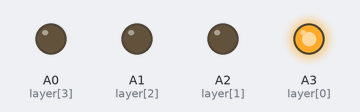
A sketch run on a simulated Arduino Uno, built with avr-gcc and run on an emulated ATmega328P. On the bench: output pins drawn as LEDs (lit = HIGH). Pins used as bus, display or sensor lines are not drawn.

Above: at 0.1 s.
At 1.7 s:
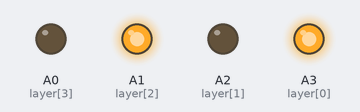
Timing chart, 0 to 3.2 s (numbered marks = the images above):
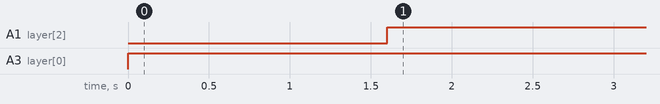

The sketch:

F8MCBGAHXDPG8Y6.ino
```cpp
  int column[16]={13,12,11,10,9,8,7,6,5,4,3,2,1,0,A5,A4};
  int layer[4]={A3,A2,A1,A0};
  int time = 250;

void setup()
{
  for(int i = 0; i<16; i++)
  {
    pinMode(column[i], OUTPUT);
  }
  for(int i = 0; i<4; i++)
  {
    pinMode(layer[i], OUTPUT);
  }
  randomSeed(analogRead(10));
}

void loop()
{
	test();
}

void test()
{

//for layer 0//////////////////////
digitalWrite(layer[0], HIGH);
for(int i=0; i<16; i++){
    digitalWrite(column[i], HIGH);
}
digitalWrite(column[15], LOW);
delay(100);

for(int i=0; i<16; i++){
    digitalWrite(column[i], HIGH);
}
digitalWrite(column[11], LOW);
digitalWrite(column[15], LOW);

delay(100);

for(int i=0; i<16; i++){
    digitalWrite(column[i], HIGH);
}
digitalWrite(column[11], LOW);
digitalWrite(column[14], LOW);
digitalWrite(column[15], LOW);

delay(100);

for(int i=0; i<16; i++){
    digitalWrite(column[i], HIGH);
}
digitalWrite(column[11], LOW);
digitalWrite(column[14], LOW);
digitalWrite(column[15], LOW);
digitalWrite(column[13], LOW);
delay(100);

for(int i=0; i<16; i++){
    digitalWrite(column[i], HIGH);
}
digitalWrite(column[11], LOW);
digitalWrite(column[14], LOW);
digitalWrite(column[15], LOW);
digitalWrite(column[13], LOW);
digitalWrite(column[10], LOW);
delay(100);

for(int i=0; i<16; i++){
    digitalWrite(column[i], HIGH);
}
digitalWrite(column[11], LOW);
digitalWrite(column[14], LOW);
digitalWrite(column[15], LOW);
digitalWrite(column[13], LOW);
digitalWrite(column[10], LOW);
digitalWrite(column[7], LOW);

delay(100);

for(int i=0; i<16; i++){
    digitalWrite(column[i], HIGH);
}
digitalWrite(column[11], LOW);
digitalWrite(column[14], LOW);
digitalWrite(column[15], LOW);
digitalWrite(column[13], LOW);
digitalWrite(column[10], LOW);
digitalWrite(column[7], LOW);
digitalWrite(column[3], LOW);


delay(100);

for(int i=0; i<16; i++){
    digitalWrite(column[i], HIGH);
}
digitalWrite(column[11], LOW);
digitalWrite(column[14], LOW);
digitalWrite(column[15], LOW);
digitalWrite(column[13], LOW);
digitalWrite(column[10], LOW);
digitalWrite(column[7], LOW);
digitalWrite(column[3], LOW);
digitalWrite(column[6], LOW);
delay(100);

for(int i=0; i<16; i++){
    digitalWrite(column[i], HIGH);
}
digitalWrite(column[11], LOW);
digitalWrite(column[14], LOW);
digitalWrite(column[15], LOW);
digitalWrite(column[13], LOW);
digitalWrite(column[10], LOW);
digitalWrite(column[7], LOW);
digitalWrite(column[3], LOW);
digitalWrite(column[6], LOW);
digitalWrite(column[9], LOW);
delay(100);

for(int i=0; i<16; i++){
    digitalWrite(column[i], HIGH);
}
digitalWrite(column[11], LOW);
digitalWrite(column[14], LOW);
digitalWrite(column[15], LOW);
digitalWrite(column[13], LOW);
digitalWrite(column[10], LOW);
digitalWrite(column[7], LOW);
digitalWrite(column[3], LOW);
digitalWrite(column[6], LOW);
digitalWrite(column[9], LOW);
digitalWrite(column[12], LOW);
delay(100);

for(int i=0; i<16; i++){
    digitalWrite(column[i], HIGH);
}
digitalWrite(column[11], LOW);
digitalWrite(column[14], LOW);
digitalWrite(column[15], LOW);
digitalWrite(column[13], LOW);
digitalWrite(column[10], LOW);
digitalWrite(column[7], LOW);
digitalWrite(column[3], LOW);
digitalWrite(column[6], LOW);
digitalWrite(column[9], LOW);
digitalWrite(column[12], LOW);
digitalWrite(column[8], LOW);
delay(100);

for(int i=0; i<16; i++){
    digitalWrite(column[i], HIGH);
}
digitalWrite(column[11], LOW);
digitalWrite(column[14], LOW);
digitalWrite(column[15], LOW);
digitalWrite(column[13], LOW);
digitalWrite(column[10], LOW);
digitalWrite(column[7], LOW);
digitalWrite(column[3], LOW);
digitalWrite(column[6], LOW);
digitalWrite(column[9], LOW);
digitalWrite(column[12], LOW);
digitalWrite(column[8], LOW);
digitalWrite(column[5], LOW);
delay(100);

for(int i=0; i<16; i++){
    digitalWrite(column[i], HIGH);
}
digitalWrite(column[11], LOW);
digitalWrite(column[14], LOW);
digitalWrite(column[15], LOW);
digitalWrite(column[13], LOW);
digitalWrite(column[10], LOW);
digitalWrite(column[7], LOW);
digitalWrite(column[3], LOW);
digitalWrite(column[6], LOW);
digitalWrite(column[9], LOW);
digitalWrite(column[12], LOW);
digitalWrite(column[8], LOW);
digitalWrite(column[5], LOW);
digitalWrite(column[2], LOW);
delay(100);

for(int i=0; i<16; i++){
    digitalWrite(column[i], HIGH);
}
digitalWrite(column[11], LOW);
digitalWrite(column[14], LOW);
digitalWrite(column[15], LOW);
digitalWrite(column[13], LOW);
digitalWrite(column[10], LOW);
digitalWrite(column[7], LOW);
digitalWrite(column[3], LOW);
digitalWrite(column[6], LOW);
digitalWrite(column[9], LOW);
digitalWrite(column[12], LOW);
digitalWrite(column[8], LOW);
digitalWrite(column[5], LOW);
digitalWrite(column[2], LOW);
digitalWrite(column[1], LOW);
delay(100);

for(int i=0; i<16; i++){
    digitalWrite(column[i], HIGH);
}
digitalWrite(column[11], LOW);
digitalWrite(column[14], LOW);
digitalWrite(column[15], LOW);
digitalWrite(column[13], LOW);
digitalWrite(column[10], LOW);
digitalWrite(column[7], LOW);
digitalWrite(column[3], LOW);
digitalWrite(column[6], LOW);
digitalWrite(column[9], LOW);
digitalWrite(column[12], LOW);
digitalWrite(column[8], LOW);
digitalWrite(column[5], LOW);
digitalWrite(column[2], LOW);
digitalWrite(column[1], LOW);
digitalWrite(column[4], LOW);
delay(100);

for(int i=0; i<16; i++){
    digitalWrite(column[i], HIGH);
}
digitalWrite(column[11], LOW);
digitalWrite(column[14], LOW);
digitalWrite(column[15], LOW);
digitalWrite(column[13], LOW);
digitalWrite(column[10], LOW);
digitalWrite(column[7], LOW);
digitalWrite(column[3], LOW);
digitalWrite(column[6], LOW);
digitalWrite(column[9], LOW);
digitalWrite(column[12], LOW);
digitalWrite(column[8], LOW);
digitalWrite(column[5], LOW);
digitalWrite(column[2], LOW);
digitalWrite(column[1], LOW);
digitalWrite(column[4], LOW);
digitalWrite(column[0], LOW);
delay(100);
//for layer 0//////////////////////


//for layer 3//////////////////////

digitalWrite(layer[2], HIGH);
for(int i=0; i<16; i++){
    digitalWrite(column[i], HIGH);
}
digitalWrite(column[15], LOW);
delay(100);

for(int i=0; i<16; i++){
    digitalWrite(column[i], HIGH);
}
digitalWrite(column[11], LOW);
digitalWrite(column[15], LOW);

delay(100);

for(int i=0; i<16; i++){
    digitalWrite(column[i], HIGH);
}
digitalWrite(column[11], LOW);
digitalWrite(column[14], LOW);
digitalWrite(column[15], LOW);

delay(100);

for(int i=0; i<16; i++){
    digitalWrite(column[i], HIGH);
}
digitalWrite(column[11], LOW);
digitalWrite(column[14], LOW);
digitalWrite(column[15], LOW);
digitalWrite(column[13], LOW);
delay(100);

for(int i=0; i<16; i++){
    digitalWrite(column[i], HIGH);
}
digitalWrite(column[11], LOW);
digitalWrite(column[14], LOW);
digitalWrite(column[15], LOW);
digitalWrite(column[13], LOW);
digitalWrite(column[10], LOW);
delay(100);

for(int i=0; i<16; i++){
    digitalWrite(column[i], HIGH);
}
digitalWrite(column[11], LOW);
digitalWrite(column[14], LOW);
digitalWrite(column[15], LOW);
digitalWrite(column[13], LOW);
digitalWrite(column[10], LOW);
digitalWrite(column[7], LOW);

delay(100);

for(int i=0; i<16; i++){
    digitalWrite(column[i], HIGH);
}
digitalWrite(column[11], LOW);
digitalWrite(column[14], LOW);
digitalWrite(column[15], LOW);
digitalWrite(column[13], LOW);
digitalWrite(column[10], LOW);
digitalWrite(column[7], LOW);
digitalWrite(column[3], LOW);


delay(100);

for(int i=0; i<16; i++){
    digitalWrite(column[i], HIGH);
}
digitalWrite(column[11], LOW);
digitalWrite(column[14], LOW);
digitalWrite(column[15], LOW);
digitalWrite(column[13], LOW);
digitalWrite(column[10], LOW);
digitalWrite(column[7], LOW);
digitalWrite(column[3], LOW);
digitalWrite(column[6], LOW);
delay(100);

for(int i=0; i<16; i++){
    digitalWrite(column[i], HIGH);
}
digitalWrite(column[11], LOW);
digitalWrite(column[14], LOW);
digitalWrite(column[15], LOW);
digitalWrite(column[13], LOW);
digitalWrite(column[10], LOW);
digitalWrite(column[7], LOW);
digitalWrite(column[3], LOW);
digitalWrite(column[6], LOW);
digitalWrite(column[9], LOW);
delay(100);

for(int i=0; i<16; i++){
    digitalWrite(column[i], HIGH);
}
digitalWrite(column[11], LOW);
digitalWrite(column[14], LOW);
digitalWrite(column[15], LOW);
digitalWrite(column[13], LOW);
digitalWrite(column[10], LOW);
digitalWrite(column[7], LOW);
digitalWrite(column[3], LOW);
digitalWrite(column[6], LOW);
digitalWrite(column[9], LOW);
digitalWrite(column[12], LOW);
delay(100);

for(int i=0; i<16; i++){
    digitalWrite(column[i], HIGH);
}
digitalWrite(column[11], LOW);
digitalWrite(column[14], LOW);
digitalWrite(column[15], LOW);
digitalWrite(column[13], LOW);
digitalWrite(column[10], LOW);
digitalWrite(column[7], LOW);
digitalWrite(column[3], LOW);
digitalWrite(column[6], LOW);
digitalWrite(column[9], LOW);
digitalWrite(column[12], LOW);
digitalWrite(column[8], LOW);
delay(100);

for(int i=0; i<16; i++){
    digitalWrite(column[i], HIGH);
}
digitalWrite(column[11], LOW);
digitalWrite(column[14], LOW);
digitalWrite(column[15], LOW);
digitalWrite(column[13], LOW);
digitalWrite(column[10], LOW);
digitalWrite(column[7], LOW);
digitalWrite(column[3], LOW);
digitalWrite(column[6], LOW);
digitalWrite(column[9], LOW);
digitalWrite(column[12], LOW);
digitalWrite(column[8], LOW);
digitalWrite(column[5], LOW);
delay(100);

for(int i=0; i<16; i++){
    digitalWrite(column[i], HIGH);
}
digitalWrite(column[11], LOW);
digitalWrite(column[14], LOW);
digitalWrite(column[15], LOW);
digitalWrite(column[13], LOW);
digitalWrite(column[10], LOW);
digitalWrite(column[7], LOW);
digitalWrite(column[3], LOW);
digitalWrite(column[6], LOW);
digitalWrite(column[9], LOW);
digitalWrite(column[12], LOW);
digitalWrite(column[8], LOW);
digitalWrite(column[5], LOW);
digitalWrite(column[2], LOW);
delay(100);

for(int i=0; i<16; i++){
    digitalWrite(column[i], HIGH);
}
digitalWrite(column[11], LOW);
digitalWrite(column[14], LOW);
digitalWrite(column[15], LOW);
digitalWrite(column[13], LOW);
digitalWrite(column[10], LOW);
digitalWrite(column[7], LOW);
digitalWrite(column[3], LOW);
digitalWrite(column[6], LOW);
digitalWrite(column[9], LOW);
digitalWrite(column[12], LOW);
digitalWrite(column[8], LOW);
digitalWrite(column[5], LOW);
digitalWrite(column[2], LOW);
digitalWrite(column[1], LOW);
delay(100);

for(int i=0; i<16; i++){
    digitalWrite(column[i], HIGH);
}
digitalWrite(column[11], LOW);
digitalWrite(column[14], LOW);
digitalWrite(column[15], LOW);
digitalWrite(column[13], LOW);
digitalWrite(column[10], LOW);
digitalWrite(column[7], LOW);
digitalWrite(column[3], LOW);
digitalWrite(column[6], LOW);
digitalWrite(column[9], LOW);
digitalWrite(column[12], LOW);
digitalWrite(column[8], LOW);
digitalWrite(column[5], LOW);
digitalWrite(column[2], LOW);
digitalWrite(column[1], LOW);
digitalWrite(column[4], LOW);
delay(100);

for(int i=0; i<16; i++){
    digitalWrite(column[i], HIGH);
}
digitalWrite(column[11], LOW);
digitalWrite(column[14], LOW);
digitalWrite(column[15], LOW);
digitalWrite(column[13], LOW);
digitalWrite(column[10], LOW);
digitalWrite(column[7], LOW);
digitalWrite(column[3], LOW);
digitalWrite(column[6], LOW);
digitalWrite(column[9], LOW);
digitalWrite(column[12], LOW);
digitalWrite(column[8], LOW);
digitalWrite(column[5], LOW);
digitalWrite(column[2], LOW);
digitalWrite(column[1], LOW);
digitalWrite(column[4], LOW);
digitalWrite(column[0], LOW);
delay(100);
//for layer 3//////////////////////

}
```

Measured:
- by itself, A1 (layer[2]): LOW → HIGH at 1.6 s
- by itself, A3 (layer[0]): LOW → HIGH at 0.00 s
